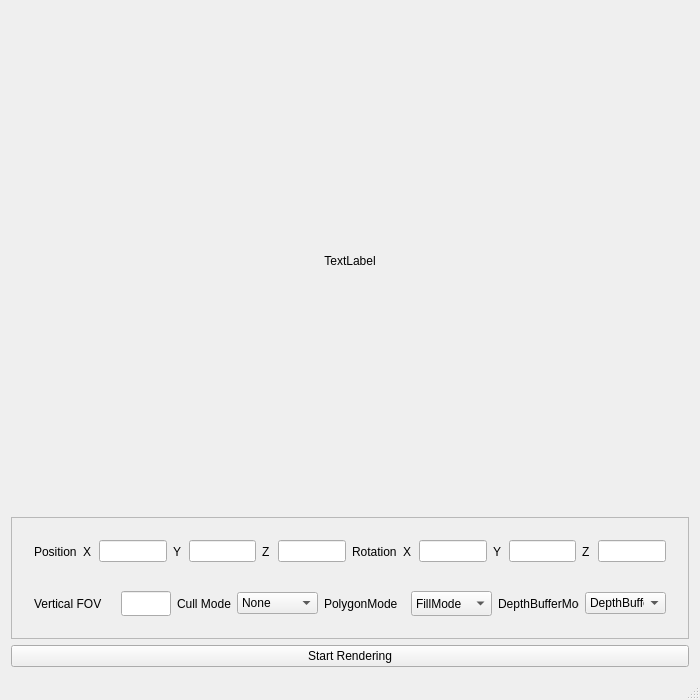
<?xml version="1.0" encoding="UTF-8"?>
<ui version="4.0">
 <class>GRaster</class>
 <widget class="QMainWindow" name="GRaster">
  <property name="geometry">
   <rect>
    <x>0</x>
    <y>0</y>
    <width>700</width>
    <height>700</height>
   </rect>
  </property>
  <property name="sizePolicy">
   <sizepolicy hsizetype="Fixed" vsizetype="Fixed">
    <horstretch>0</horstretch>
    <verstretch>0</verstretch>
   </sizepolicy>
  </property>
  <property name="minimumSize">
   <size>
    <width>700</width>
    <height>700</height>
   </size>
  </property>
  <property name="maximumSize">
   <size>
    <width>700</width>
    <height>700</height>
   </size>
  </property>
  <property name="windowTitle">
   <string>GRaster</string>
  </property>
  <widget class="QWidget" name="centralWidget">
   <property name="sizePolicy">
    <sizepolicy hsizetype="Expanding" vsizetype="Expanding">
     <horstretch>0</horstretch>
     <verstretch>0</verstretch>
    </sizepolicy>
   </property>
   <property name="minimumSize">
    <size>
     <width>400</width>
     <height>400</height>
    </size>
   </property>
   <layout class="QVBoxLayout" name="verticalLayout">
    <item>
     <layout class="QHBoxLayout" name="canvasHLayout">
      <item>
       <widget class="QLabel" name="canvas">
        <property name="sizePolicy">
         <sizepolicy hsizetype="Expanding" vsizetype="Expanding">
          <horstretch>0</horstretch>
          <verstretch>0</verstretch>
         </sizepolicy>
        </property>
        <property name="minimumSize">
         <size>
          <width>500</width>
          <height>500</height>
         </size>
        </property>
        <property name="maximumSize">
         <size>
          <width>500</width>
          <height>500</height>
         </size>
        </property>
        <property name="text">
         <string>TextLabel</string>
        </property>
        <property name="alignment">
         <set>Qt::AlignCenter</set>
        </property>
       </widget>
      </item>
     </layout>
    </item>
    <item>
     <widget class="QFrame" name="editArea">
      <property name="sizePolicy">
       <sizepolicy hsizetype="Fixed" vsizetype="Preferred">
        <horstretch>0</horstretch>
        <verstretch>0</verstretch>
       </sizepolicy>
      </property>
      <property name="minimumSize">
       <size>
        <width>0</width>
        <height>50</height>
       </size>
      </property>
      <property name="frameShape">
       <enum>QFrame::StyledPanel</enum>
      </property>
      <property name="frameShadow">
       <enum>QFrame::Raised</enum>
      </property>
      <layout class="QVBoxLayout" name="verticalLayout_2">
       <item>
        <widget class="QFrame" name="row01">
         <property name="minimumSize">
          <size>
           <width>0</width>
           <height>40</height>
          </size>
         </property>
         <layout class="QHBoxLayout" name="horizontalLayout">
          <item>
           <widget class="QLabel" name="posLabel">
            <property name="text">
             <string>Position</string>
            </property>
           </widget>
          </item>
          <item>
           <widget class="QLabel" name="poxXLabel">
            <property name="sizePolicy">
             <sizepolicy hsizetype="Fixed" vsizetype="Preferred">
              <horstretch>0</horstretch>
              <verstretch>0</verstretch>
             </sizepolicy>
            </property>
            <property name="minimumSize">
             <size>
              <width>10</width>
              <height>0</height>
             </size>
            </property>
            <property name="text">
             <string>X</string>
            </property>
           </widget>
          </item>
          <item>
           <widget class="QLineEdit" name="poxXLineEdit">
            <property name="sizePolicy">
             <sizepolicy hsizetype="Fixed" vsizetype="Fixed">
              <horstretch>0</horstretch>
              <verstretch>0</verstretch>
             </sizepolicy>
            </property>
            <property name="minimumSize">
             <size>
              <width>50</width>
              <height>20</height>
             </size>
            </property>
            <property name="maxLength">
             <number>10</number>
            </property>
            <property name="echoMode">
             <enum>QLineEdit::Normal</enum>
            </property>
            <property name="clearButtonEnabled">
             <bool>false</bool>
            </property>
           </widget>
          </item>
          <item>
           <widget class="QLabel" name="poxYLabel">
            <property name="sizePolicy">
             <sizepolicy hsizetype="Fixed" vsizetype="Preferred">
              <horstretch>0</horstretch>
              <verstretch>0</verstretch>
             </sizepolicy>
            </property>
            <property name="minimumSize">
             <size>
              <width>10</width>
              <height>0</height>
             </size>
            </property>
            <property name="text">
             <string>Y</string>
            </property>
           </widget>
          </item>
          <item>
           <widget class="QLineEdit" name="poxYLineEdit">
            <property name="sizePolicy">
             <sizepolicy hsizetype="Fixed" vsizetype="Fixed">
              <horstretch>0</horstretch>
              <verstretch>0</verstretch>
             </sizepolicy>
            </property>
            <property name="minimumSize">
             <size>
              <width>50</width>
              <height>20</height>
             </size>
            </property>
            <property name="maxLength">
             <number>10</number>
            </property>
            <property name="echoMode">
             <enum>QLineEdit::Normal</enum>
            </property>
            <property name="clearButtonEnabled">
             <bool>false</bool>
            </property>
           </widget>
          </item>
          <item>
           <widget class="QLabel" name="poxZLabel">
            <property name="sizePolicy">
             <sizepolicy hsizetype="Fixed" vsizetype="Preferred">
              <horstretch>0</horstretch>
              <verstretch>0</verstretch>
             </sizepolicy>
            </property>
            <property name="minimumSize">
             <size>
              <width>10</width>
              <height>0</height>
             </size>
            </property>
            <property name="text">
             <string>Z</string>
            </property>
           </widget>
          </item>
          <item>
           <widget class="QLineEdit" name="poxZLineEdit">
            <property name="sizePolicy">
             <sizepolicy hsizetype="Fixed" vsizetype="Fixed">
              <horstretch>0</horstretch>
              <verstretch>0</verstretch>
             </sizepolicy>
            </property>
            <property name="minimumSize">
             <size>
              <width>50</width>
              <height>20</height>
             </size>
            </property>
            <property name="maxLength">
             <number>10</number>
            </property>
            <property name="echoMode">
             <enum>QLineEdit::Normal</enum>
            </property>
            <property name="clearButtonEnabled">
             <bool>false</bool>
            </property>
           </widget>
          </item>
          <item>
           <widget class="QLabel" name="rotationLabel">
            <property name="text">
             <string>Rotation</string>
            </property>
           </widget>
          </item>
          <item>
           <widget class="QLabel" name="rotationXLabel">
            <property name="sizePolicy">
             <sizepolicy hsizetype="Fixed" vsizetype="Preferred">
              <horstretch>0</horstretch>
              <verstretch>0</verstretch>
             </sizepolicy>
            </property>
            <property name="minimumSize">
             <size>
              <width>10</width>
              <height>0</height>
             </size>
            </property>
            <property name="text">
             <string>X</string>
            </property>
           </widget>
          </item>
          <item>
           <widget class="QLineEdit" name="rotationXLineEdit">
            <property name="sizePolicy">
             <sizepolicy hsizetype="Fixed" vsizetype="Fixed">
              <horstretch>0</horstretch>
              <verstretch>0</verstretch>
             </sizepolicy>
            </property>
            <property name="minimumSize">
             <size>
              <width>50</width>
              <height>20</height>
             </size>
            </property>
            <property name="maxLength">
             <number>10</number>
            </property>
            <property name="echoMode">
             <enum>QLineEdit::Normal</enum>
            </property>
            <property name="clearButtonEnabled">
             <bool>false</bool>
            </property>
           </widget>
          </item>
          <item>
           <widget class="QLabel" name="rotationYLabel">
            <property name="sizePolicy">
             <sizepolicy hsizetype="Fixed" vsizetype="Preferred">
              <horstretch>0</horstretch>
              <verstretch>0</verstretch>
             </sizepolicy>
            </property>
            <property name="minimumSize">
             <size>
              <width>10</width>
              <height>0</height>
             </size>
            </property>
            <property name="text">
             <string>Y</string>
            </property>
           </widget>
          </item>
          <item>
           <widget class="QLineEdit" name="rotationYLineEdit">
            <property name="sizePolicy">
             <sizepolicy hsizetype="Fixed" vsizetype="Fixed">
              <horstretch>0</horstretch>
              <verstretch>0</verstretch>
             </sizepolicy>
            </property>
            <property name="minimumSize">
             <size>
              <width>50</width>
              <height>20</height>
             </size>
            </property>
            <property name="maxLength">
             <number>10</number>
            </property>
            <property name="echoMode">
             <enum>QLineEdit::Normal</enum>
            </property>
            <property name="clearButtonEnabled">
             <bool>false</bool>
            </property>
           </widget>
          </item>
          <item>
           <widget class="QLabel" name="rotationZLabel">
            <property name="sizePolicy">
             <sizepolicy hsizetype="Fixed" vsizetype="Preferred">
              <horstretch>0</horstretch>
              <verstretch>0</verstretch>
             </sizepolicy>
            </property>
            <property name="minimumSize">
             <size>
              <width>10</width>
              <height>0</height>
             </size>
            </property>
            <property name="text">
             <string>Z</string>
            </property>
           </widget>
          </item>
          <item>
           <widget class="QLineEdit" name="rotationZLineEdit">
            <property name="sizePolicy">
             <sizepolicy hsizetype="Fixed" vsizetype="Fixed">
              <horstretch>0</horstretch>
              <verstretch>0</verstretch>
             </sizepolicy>
            </property>
            <property name="minimumSize">
             <size>
              <width>50</width>
              <height>20</height>
             </size>
            </property>
            <property name="maxLength">
             <number>10</number>
            </property>
            <property name="echoMode">
             <enum>QLineEdit::Normal</enum>
            </property>
            <property name="clearButtonEnabled">
             <bool>false</bool>
            </property>
           </widget>
          </item>
         </layout>
        </widget>
       </item>
       <item>
        <widget class="QFrame" name="row02_2">
         <property name="minimumSize">
          <size>
           <width>0</width>
           <height>40</height>
          </size>
         </property>
         <layout class="QHBoxLayout" name="row02">
          <property name="sizeConstraint">
           <enum>QLayout::SetDefaultConstraint</enum>
          </property>
          <item>
           <widget class="QLabel" name="fovVertical">
            <property name="minimumSize">
             <size>
              <width>100</width>
              <height>25</height>
             </size>
            </property>
            <property name="maximumSize">
             <size>
              <width>100</width>
              <height>25</height>
             </size>
            </property>
            <property name="text">
             <string>Vertical FOV</string>
            </property>
           </widget>
          </item>
          <item>
           <widget class="QLineEdit" name="fovLineEdit">
            <property name="sizePolicy">
             <sizepolicy hsizetype="Fixed" vsizetype="Fixed">
              <horstretch>0</horstretch>
              <verstretch>0</verstretch>
             </sizepolicy>
            </property>
            <property name="minimumSize">
             <size>
              <width>50</width>
              <height>25</height>
             </size>
            </property>
            <property name="maxLength">
             <number>10</number>
            </property>
            <property name="echoMode">
             <enum>QLineEdit::Normal</enum>
            </property>
            <property name="clearButtonEnabled">
             <bool>false</bool>
            </property>
           </widget>
          </item>
          <item>
           <widget class="QLabel" name="cullModeLabel">
            <property name="text">
             <string>Cull Mode</string>
            </property>
           </widget>
          </item>
          <item>
           <widget class="QComboBox" name="cullModeCB">
            <item>
             <property name="text">
              <string>None</string>
             </property>
            </item>
            <item>
             <property name="text">
              <string>Front</string>
             </property>
            </item>
            <item>
             <property name="text">
              <string>Back</string>
             </property>
            </item>
            <item>
             <property name="text">
              <string>UseShaderSetting</string>
             </property>
            </item>
           </widget>
          </item>
          <item>
           <widget class="QLabel" name="polygonMLabel">
            <property name="minimumSize">
             <size>
              <width>100</width>
              <height>25</height>
             </size>
            </property>
            <property name="maximumSize">
             <size>
              <width>100</width>
              <height>25</height>
             </size>
            </property>
            <property name="text">
             <string>PolygonMode</string>
            </property>
           </widget>
          </item>
          <item>
           <widget class="QComboBox" name="fillModeCB">
            <property name="minimumSize">
             <size>
              <width>0</width>
              <height>25</height>
             </size>
            </property>
            <property name="editable">
             <bool>false</bool>
            </property>
            <property name="currentIndex">
             <number>2</number>
            </property>
            <item>
             <property name="text">
              <string>PointMode</string>
             </property>
            </item>
            <item>
             <property name="text">
              <string>LineMode</string>
             </property>
            </item>
            <item>
             <property name="text">
              <string>FillMode</string>
             </property>
            </item>
           </widget>
          </item>
          <item>
           <widget class="QLabel" name="depthBMLabel">
            <property name="maximumSize">
             <size>
              <width>100</width>
              <height>25</height>
             </size>
            </property>
            <property name="text">
             <string>DepthBufferMode</string>
            </property>
           </widget>
          </item>
          <item>
           <widget class="QComboBox" name="depthBModeCB">
            <property name="currentIndex">
             <number>0</number>
            </property>
            <item>
             <property name="text">
              <string>DepthBuffer</string>
             </property>
            </item>
            <item>
             <property name="text">
              <string>WBuffer</string>
             </property>
            </item>
           </widget>
          </item>
         </layout>
        </widget>
       </item>
      </layout>
     </widget>
    </item>
    <item>
     <widget class="QPushButton" name="doDrawBtn">
      <property name="text">
       <string>Start Rendering</string>
      </property>
     </widget>
    </item>
   </layout>
  </widget>
  <widget class="QStatusBar" name="statusBar"/>
 </widget>
 <layoutdefault spacing="6" margin="11"/>
 <resources/>
 <connections/>
</ui>
